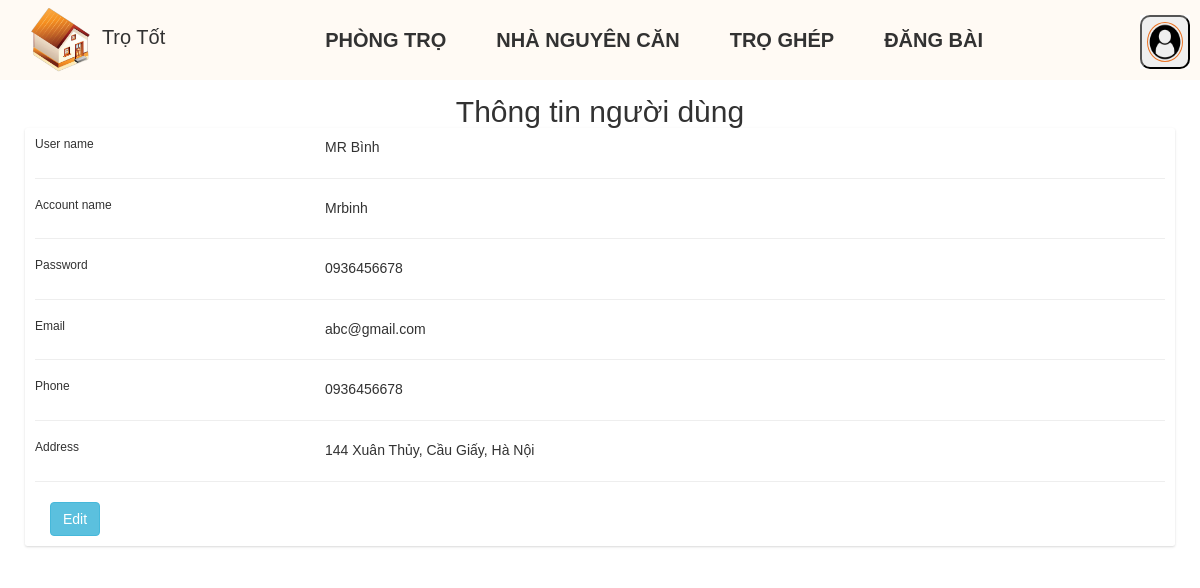
The page /user_info.php?user_id=1 on the database its author committed.
### tables this page shows
CREATE TABLE `users` (
  `user_id` int(12) NOT NULL,
  `User_name` varchar(50) NOT NULL,
  `account_name` varchar(50) NOT NULL,
  `password` text NOT NULL,
  `email` varchar(50) NOT NULL,
  `tel` text NOT NULL,
  `address` text NOT NULL,
  `permission` varchar(50) DEFAULT NULL
);

### user_info.php (the view, shortened to what this page needs)
<!DOCTYPE html>
<html>
<head>
    <link rel="stylesheet" href="https://cdnjs.cloudflare.com/ajax/libs/font-awesome/4.7.0/css/font-awesome.min.css">
    <link rel="stylesheet" href="https://maxcdn.bootstrapcdn.com/bootstrap/3.4.1/css/bootstrap.min.css">
    <link rel="stylesheet" href="css/trangchu.css">
    <link rel="stylesheet" href="css/header.css">
    <link rel="stylesheet" href="owlcarousel/owl.carousel.min.css">
    <link rel="stylesheet" href="owlcarousel/owl.theme.default.min.css">
</head>
<body>
    <?php
        include 'header.php';
        $conn = new mysqli("localhost", "root", "", "room_rent");
        $user_id = $_GET['user_id'];
        $sql = "SELECT * FROM users WHERE user_id = $user_id";
        $result = $conn->query($sql);
        $row = $result->fetch_assoc();
        $user_name = $row["User_name"];
        $account_name = $row["account_name"];
        $password = $row["password"];
        $email = $row["email"];
        $tel = $row["tel"];
        $address = $row["address"];
    ?>
    <div class="container">
        <div class="main-body">
        <h2 class="text-center">Thông tin người dùng</h2>
            <div class="card">
                <div class="card-body">
                  <div class="row">
                    <div class="col-sm-3">
                      <h6 class="mb-0">User name</h6>
                    </div>
                    <div class="col-sm-9 text-secondary">
                      <?php echo $user_name ?>
                    </div>
                  </div>
                  <hr>
                  <div class="row">
                    <div class="col-sm-3">
                      <h6 class="mb-0">Account name</h6>
                    </div>
                    <div class="col-sm-9 text-secondary">
                      <?php echo $account_name ?>
                    </div>
                  </div>
                  <hr>
                  <div class="row">
                    <div class="col-sm-3">
                      <h6 class="mb-0">Password</h6>
                    </div>
                    <div class="col-sm-9 text-secondary">
                      <?php echo $password ?>
                    </div>
                  </div>
                  <hr>
                  <div class="row">
                    <div class="col-sm-3">
                      <h6 class="mb-0">Email</h6>
                    </div>
                    <div class="col-sm-9 text-secondary">
                    <?php echo $email ?>
                    </div>
                  </div>
                  <hr>
                  <div class="row">
                    <div class="col-sm-3">
                      <h6 class="mb-0">Phone</h6>
                    </div>
                    <div class="col-sm-9 text-secondary">
                    <?php echo $tel ?>
                    </div>
                  </div>
                  <hr>
                  <div class="row">
                    <div class="col-sm-3">
                      <h6 class="mb-0">Address</h6>
                    </div>
                    <div class="col-sm-9 text-secondary">
                      <?php echo $address ?>
                    </div>
                  </div>
                  <hr>
                    <div class="col-sm-12">
                      <a class="btn btn-info "
                         href="user_info_edit.php?user_id=<?php echo $user_id?>">
                         Edit</a>
                    </div>
            </div>
        </div>
    </div>
</div>
</body>
</html>

### css/trangchu.css (style rules this page uses)
*, *:before, *:after { box-sizing: border-box; -webkit-box-sizing: border-box; -moz-box-sizing: border-box; -o-box-sizing: border-box; }
body { height: 100%; margin: 0; padding: 0; -webkit-text-size-adjust: none; position: relative; line-height: 1.4; color: #323232; font-size: 14px; font-weight: 400; font-family: 'Be Vietnam Pro', sans-serif; text-decoration: none; }
a, a:link , a:visited { text-decoration: none; }
.container { width: 100%; max-width: 1200px; height: 100%; margin: 0 auto; padding: 0 10px; position: relative; }
html, body, div, span, applet, object, iframe, h1, h2, h3, h4, h5, h6, p, blockquote, pre, a, abbr, acronym, address, big, cite, code, del, dfn, em, font, img, ins, kbd, q, s, samp, small, strike, strong, sub, sup, tt, var, b, u, i, center, dl, dt, dd, ol, ul, li, fieldset, form, label, legend, table, caption, tbody, tfoot, thead, tr, th, td, article, aside, canvas, details, embed, figure, figcaption, footer, header, hgroup, menu, nav, output, ruby, section, summary, time, mark, audio, video { margin: 0; padding: 0; border: 0; outline: 0; }
.wrapper, .container { width: 100%; max-width: 1200px; height: 100%; margin: 0 auto; padding: 0 10px; position: relative; }
.container:before, .container:after { display: table; line-height: 0; content: ""; }

### user_info.php (style rules this page uses)
.main-body { padding: 15px; }
.card { box-shadow: 0 1px 3px 0 rgba(0,0,0,.1), 0 1px 2px 0 rgba(0,0,0,.06); }
.card { position: relative; display: flex; flex-direction: column; min-width: 0; word-wrap: break-word; background-color: #fff; background-clip: border-box; border: 0 solid rgba(0,0,0,.125); border-radius: .25rem; }
.card-body { flex: 1 1 auto; min-height: 1px; padding: 1rem; }

### rows shown on the page
users: User_name "MR Bình", account_name "Mrbinh", password "0936456678", email "abc@gmail.com", tel "0936456678", address "144 Xuân Thủy, Cầu Giấy, Hà Nội"
